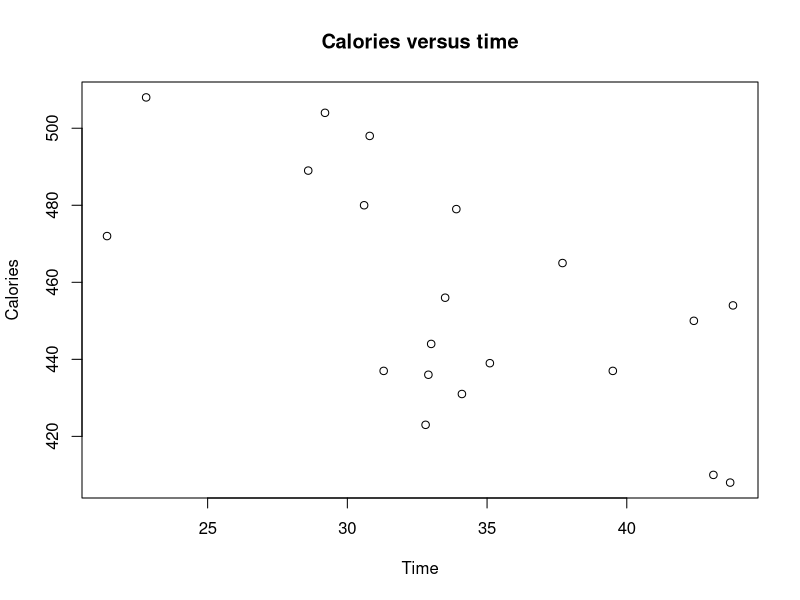
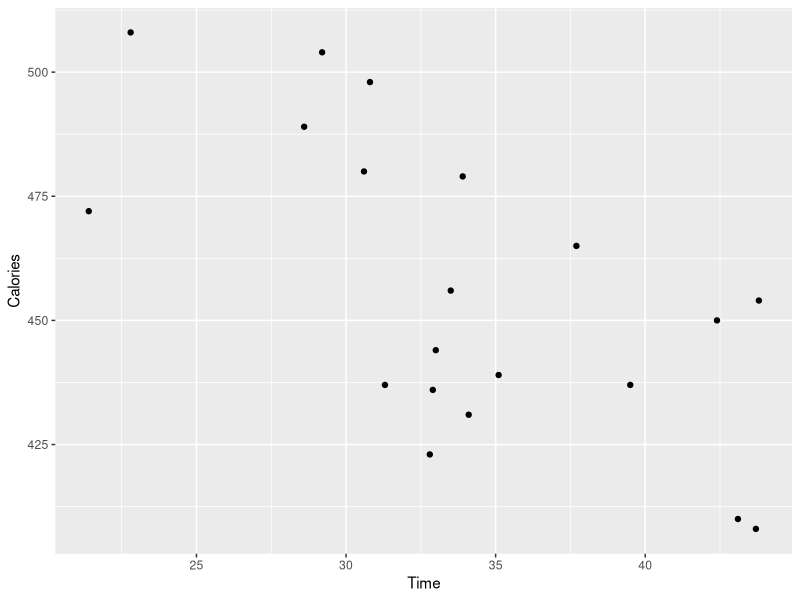
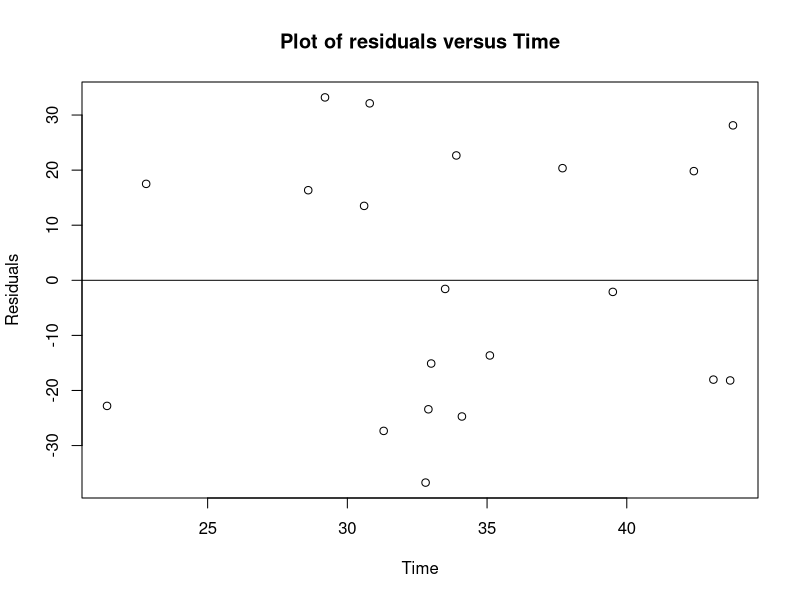
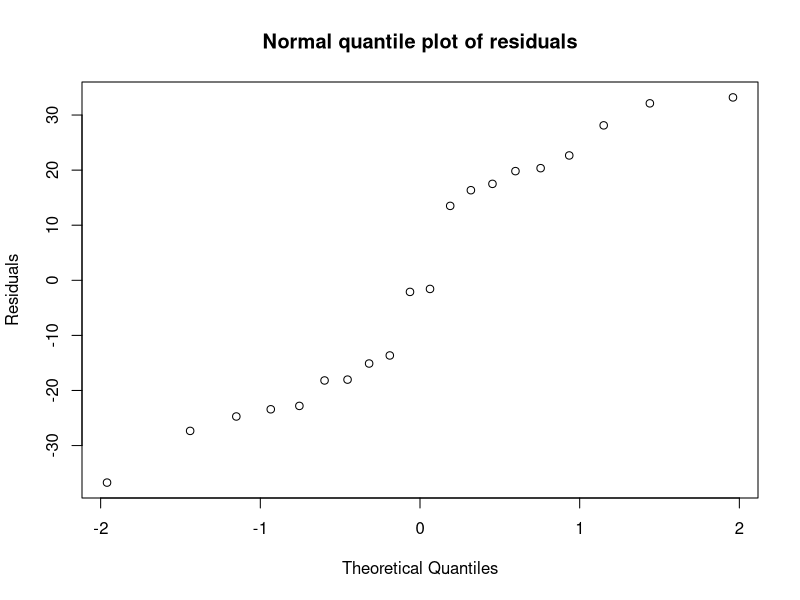
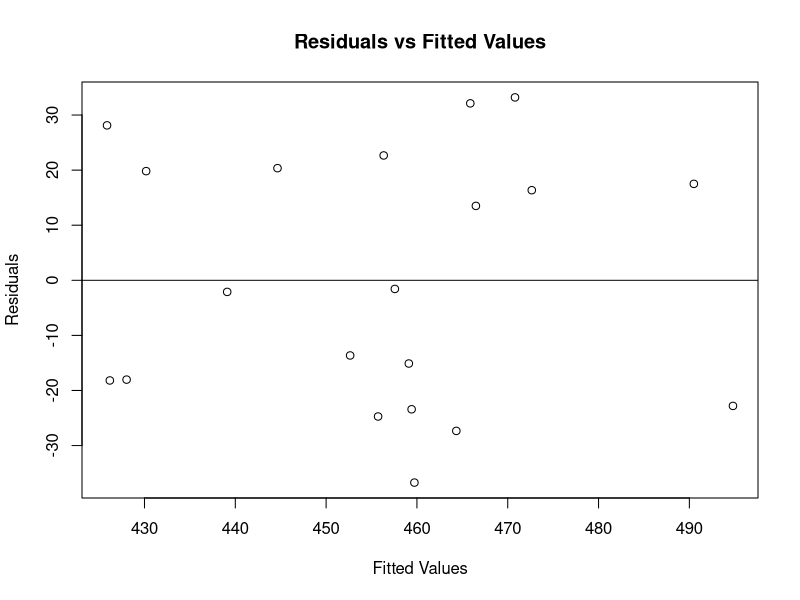
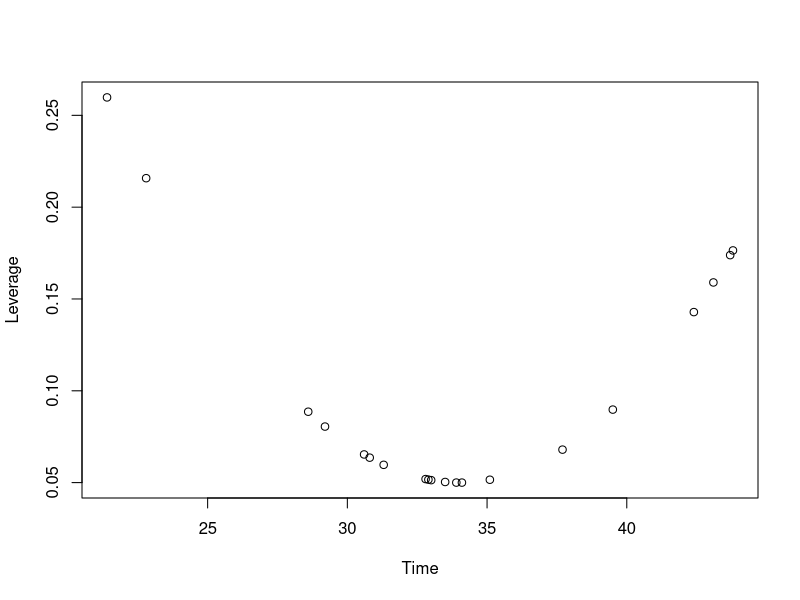
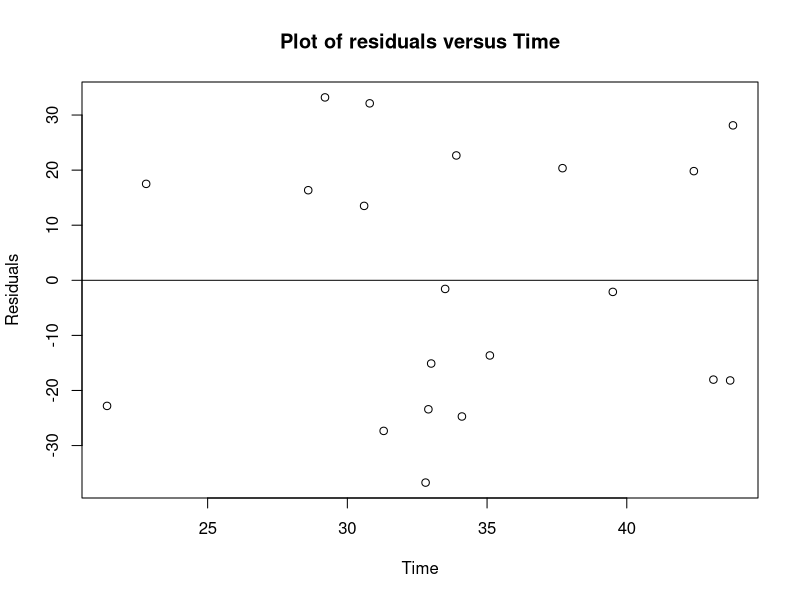
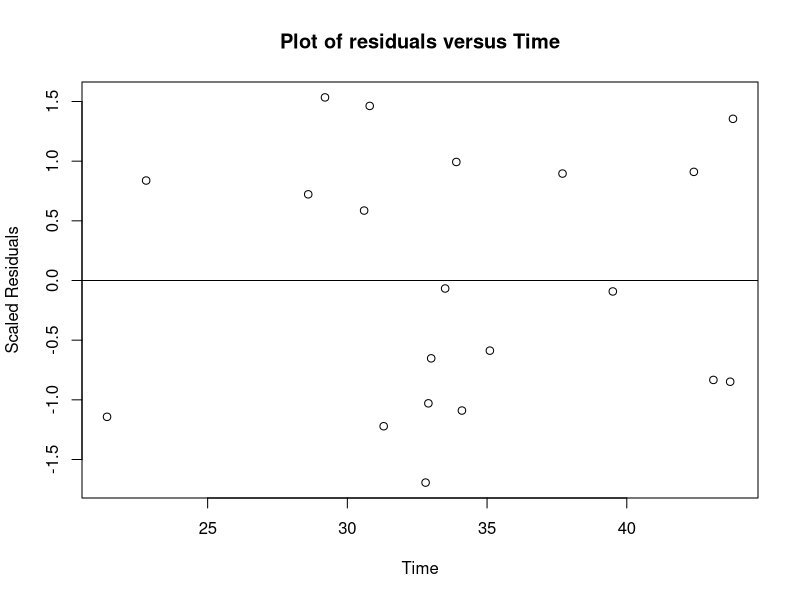

R code for these plots, in order:
## script from regression review lecture

#a useful package.  type "install.packages("tidyverse") if you have not installed it yet.
library(tidyverse)

#read in the calories data-- data on calories consumed at lunch by 20 toddlers
#goal is to see if there is a relationship between time at table and calories consumed.

caloriesdata = read.csv("calories.txt", header = T)

#this command allows you to see the first 5 rows of the dataset
head(caloriesdata)

#this command provides a quick summary of the distributions of the variables
summary(caloriesdata)

#plot the data (commands without tidyverse)
plot(x = caloriesdata$Time, y = caloriesdata$Calories, xlab = "Time", ylab = "Calories", main = "Calories versus time")

#same plot using ggplot (note: ggplot is more useful for multivariate datasets)

ggplot(data = caloriesdata) + geom_point(mapping = aes(x = Time, y = Calories))

#get correlation
cor(caloriesdata$Time, caloriesdata$Calories)

#fit a linear regression model
regConT = lm(Calories ~ Time, data = caloriesdata, x=T)

#view the results of the regression
summary(regConT)

#get 95% confidence intervals for the coefficients
confint(regConT)

### checking the fit of the model with residual plots

#residuals versus predictors (old plotting function)
plot(y = regConT$residual, x=caloriesdata$Time, ylab = "Residuals", xlab = "Time", main = "Plot of residuals versus Time")
abline(0,0)  #adds a horizontal line

#note: you also can make residual plots using ggplot.
#I find the plot command a little easier.

#normal quantile plot or histograms of residuals can help assess normal distribution assumption
qqnorm(regConT$residuals, ylab = "Residuals", main = "Normal quantile plot of residuals")

###  confirming that the MLE formula matches output of lm command

#beta_1
n = nrow(caloriesdata)
y = caloriesdata$Calories
x = caloriesdata$Time
numerator = sum(y*x) - n*mean(x)*mean(y)
denominator = sum(x^2) - n*mean(x)^2
beta1hat = numerator/denominator
beta1hat

#beta_0
beta0hat = mean(y) - beta1hat*mean(x)
beta0hat

#sigma^2 (RSE^2 estimator)
sigma2RSE = sum((y-(beta0hat+beta1hat*x))^2)/(n-2)
sigma2RSE  ## this is estimate of sigma^2.  R reports estimate of sigma
sqrt(sigma2RSE)

#var(beta1hat)
varhatbeta1hat = sigma2RSE/(sum(x^2)-n*mean(x)^2)
varhatbeta1hat  ## this is estimate of the variance.  R reports estimate of the standard error.
sqrt(varhatbeta1hat)


### let's show that the results of the matrix algebra match the MLEs
## Class 6
#################
n = nrow(caloriesdata)

# make the n by 2 matrix of predictors X, with a column of ones and a column of times.
intercept = rep(1, n)
Xmatrix = cbind(intercept, Time = caloriesdata$Time)
Xmatrix
Yvector = caloriesdata$Calories

##compute X^tX
#use t(X) as the transpose and %*% for matrix multiplication
XtX=t(Xmatrix)%*%Xmatrix
XtX

##take the inverse of XtX
invXtX = solve(XtX)
invXtX

#compute X^tY
XtY = t(Xmatrix)%*%Yvector

#compute MLE
mles = invXtX %*% XtY
mles

##regression variance
sigma2RSE = t(Yvector - Xmatrix %*% mles) %*% (Yvector - Xmatrix %*% mles) / (n-2)
sigma2RSE
sqrt(sigma2RSE)

##regression covariance matrix
as.numeric(sigma2RSE)*invXtX

#the elements on the diagonal of this matrix are the variances of the mles
#take their square roots to get the standard errors
se_beta_time <- sqrt(.7221977)
se_beta_intercept <- sqrt(862.725)

#the quantity on the off-diagonal is the covariance between beta_0.hat and beta_1.hat
#we don't use the covariance often, but we will see an example in the future.

t_mult <- qt(.975, df = n - 2)

mles[1] + c(-1,1)*t_mult*se_beta_intercept
mles[2] + c(-1,1)*t_mult*se_beta_time

confint(regConT)

########################
# Class 7
#######################

## Checks for Non-linearity:

#residuals versus fitted values (old plotting function)
plot(x = regConT$fitted.values, y=regConT$residual, xlab = "Fitted Values",
     ylab = "Residuals", main = "Residuals vs Fitted Values")
#Note that this line will always be horizontal.
abline(reg=lm(regConT$residual ~ regConT$fitted.values))

#### leverage values
hatmatrix = Xmatrix %*% invXtX %*% t(Xmatrix)

#pull off the diagonal elements
hii = diag(hatmatrix)

plot(x=caloriesdata$Time, y = hii, xlab = "Time", ylab = "Leverage")

#as you can see, h_ii is large for times that are far from the average time
#and h_ii is small for times that are near the average time.

#incidently, R has a function to get the leverage values
hatvalues(regConT)

## Scale the variances by their residuals

#residuals versus predictors old plot
plot(y = regConT$residual, x=caloriesdata$Time, ylab = "Residuals", xlab = "Time", main = "Plot of residuals versus Time")
abline(0,0)  #adds a horizontal line at zero to help with visualization

# Plot residuals versus predictors after scaling the residuals
# by their variances.
# The scaling makes all the residuals have a unit variance.
plot( y = rstudent(regConT),
       x=caloriesdata$Time,
       ylab = "Scaled Residuals",
       xlab = "Time", main = "Plot of residuals versus Time")
abline(0,0)  #adds a horizontal line at zero to help with visualization

###prediction of calories at new times, both average calories and for individual's calories

#predictions of calorie amount at time = 30
xnew = c(1, 20)
yhat = t(xnew) %*% mles

#prediction interval for the AVERAGE calorie amount at time = 30
lowerlimitavg = yhat - qt(.975, df = n - 2)*sqrt(sigma2RSE*t(xnew) %*% invXtX %*% xnew)
upperlimitavg = yhat + qt(.975, df = n - 2)*sqrt(sigma2RSE*t(xnew) %*% invXtX %*% xnew)

#prediction interval for an INDIVIDUAL'S calorie amount at time = 30
lowerlimitind = yhat - qt(.975, df = n - 2)*sqrt(sigma2RSE*(1+t(xnew) %*% invXtX %*% xnew))
upperlimitind = yhat + qt(.975, df = n - 2)*sqrt(sigma2RSE*(1+t(xnew) %*% invXtX %*% xnew))

yhat

c(lowerlimitavg, upperlimitavg)

c(lowerlimitind, upperlimitind)

##how about using R directly?  let's add a few more times, because, why not!
#first make the dataset of new toddlers and their times
#make sure the predictor in the dataset has the same name as the predictor used in the regression model

newtimes = c(30, 35, 40)
newdata = data.frame(Time = newtimes)

#if you want to make predictions for the AVERAGE calorie amount at these times (not an individual), use

#predict.lm(regConT, newdata, interval = "confidence")

#here are the predictions for INDIVIDUAL toddlers

#predict.lm(regConT, newdata, interval = "prediction")


